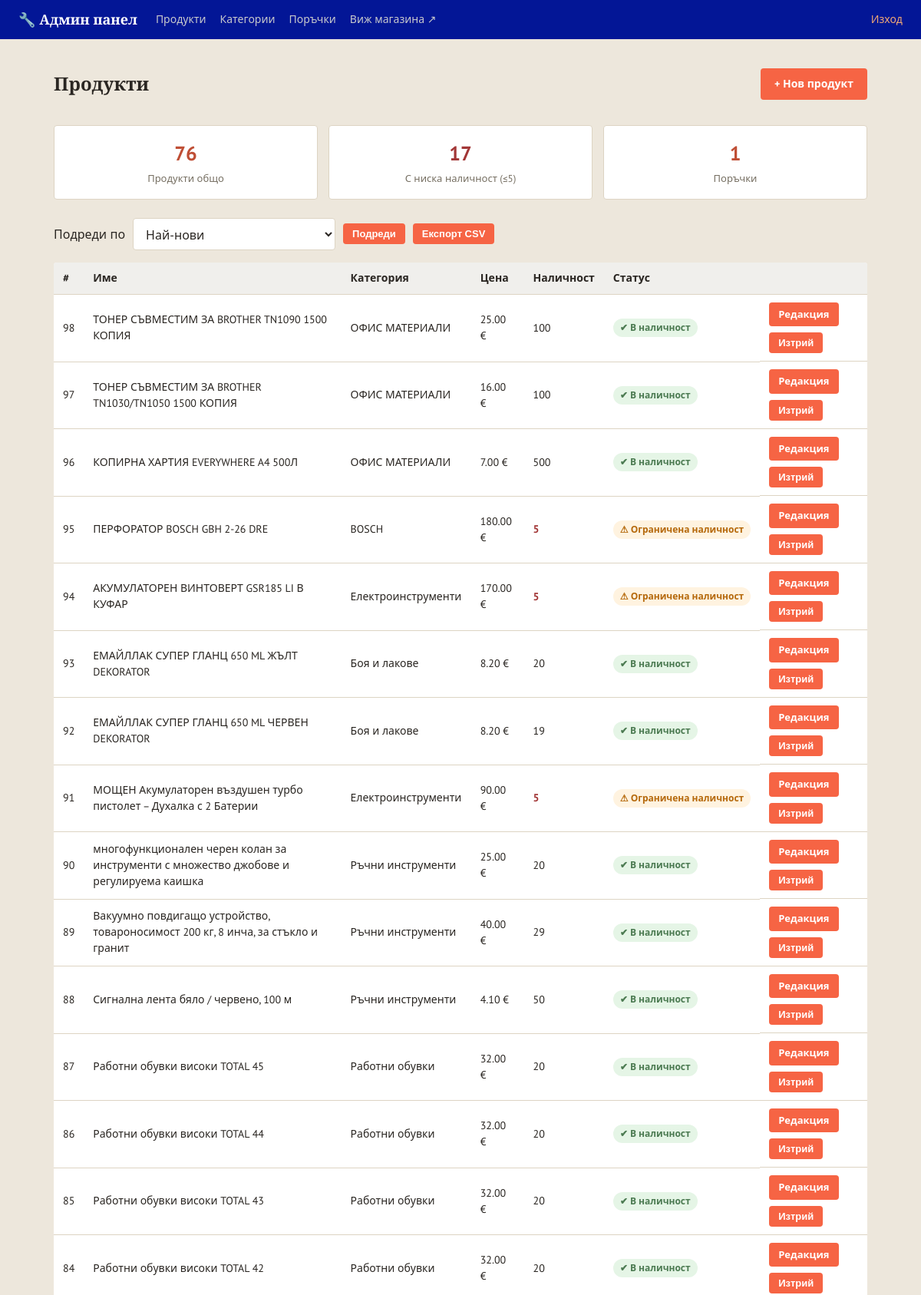
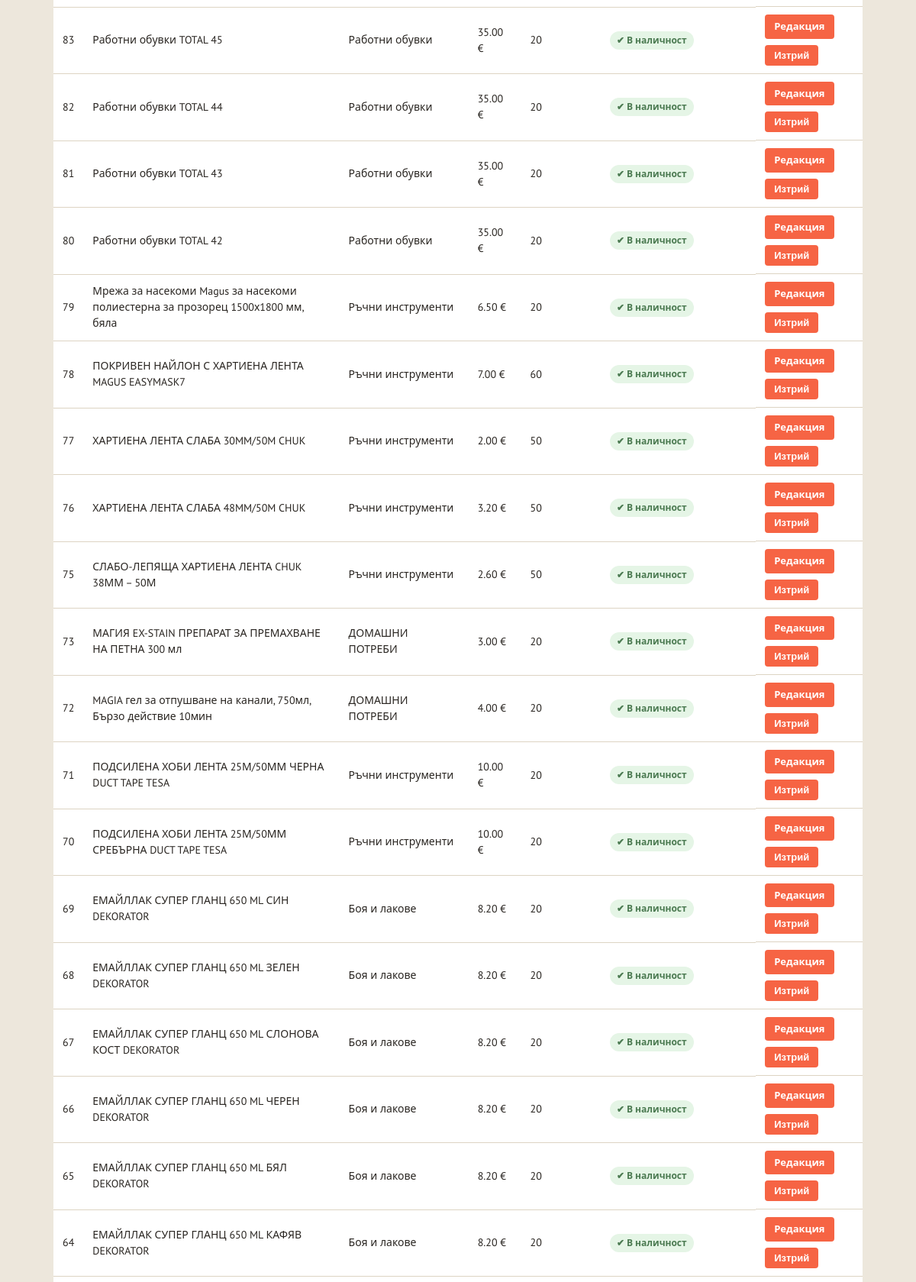
/admin (signed in, upper part), run on the app's committed database (2 pictures, top to bottom).
### models.py (models this page shows, shortened)
class Product(db.Model):
    __tablename__ = 'products'
    id = db.Column(db.Integer, primary_key=True)
    name = db.Column(db.String(200), nullable=False)
    description = db.Column(db.Text, default='')
    price = db.Column(db.Float, nullable=False)
    stock = db.Column(db.Integer, default=0)
    availability = db.Column(db.String(16), nullable=False, default='in_stock')
    image_url = db.Column(db.String(300), default='')
    category_id = db.Column(db.Integer, db.ForeignKey('categories.id'), nullable=False)
    AVAILABILITY_CHOICES = ('in_stock', 'limited', 'on_order')
    AVAILABILITY_LABELS = {'in_stock': 'В наличност', 'limited': 'Ограничена наличност',
                           'on_order': 'По поръчка'}
    AVAILABILITY_BADGE_CLASS = {'in_stock': 'stock-ok', 'limited': 'stock-limited', 'on_order': 'stock-onorder'}
    AVAILABILITY_ICONS = {'in_stock': '✔', 'limited': '⚠', 'on_order': '⏳'}

class Category(db.Model):
    __tablename__ = 'categories'
    id = db.Column(db.Integer, primary_key=True)
    name = db.Column(db.String(100), nullable=False, unique=True)
    image_url = db.Column(db.String(300), default='')
    products = db.relationship('Product', backref='category', lazy=True)

### app.py (the view)
@app.route('/admin')
@admin_required
def admin_dashboard():
    sort = selected_sort(ADMIN_PRODUCT_SORTS)
    products = sorted_products(Product.query, sort)
    low_stock_count = Product.query.filter(Product.stock <= 5).count()
    orders_count = Order.query.count()
    new_orders_count = Order.query.filter_by(status='нова').count()
    return render_template('admin/dashboard.html', products=products,
                           low_stock_count=low_stock_count, orders_count=orders_count,
                           new_orders_count=new_orders_count, sort=sort,
                           sort_options=ADMIN_PRODUCT_SORTS)

### app.py (called while the page is built)
@app.context_processor
def inject_whatsapp_number():
    return {'whatsapp_number': app.config['WHATSAPP_NUMBER'], 'asset_version': app.config['ASSET_VERSION']}

@app.context_processor
def inject_canonical_url():
    public_pages = {'index', 'category_view', 'product_view', 'contacts', 'returns_policy'}
    canonical_url = None
    if request.endpoint in public_pages and request.method in ('GET', 'HEAD'):
        canonical_url = app.config['CANONICAL_SITE_URL'] + url_for(
            request.endpoint, _external=False, **(request.view_args or {})
        )
    return {'canonical_url': canonical_url}

@app.before_request
def redirect_www_domain():
    if request.method in ('GET', 'HEAD') and request.host.partition(':')[0].lower() == 'www.e-jelezaria.bg':
        path = request.full_path.rstrip('?') if not request.query_string else request.full_path
        return redirect(app.config['CANONICAL_SITE_URL'] + path, code=301)

@app.context_processor
def inject_category_icons():
    return {'category_icons': CATEGORY_ICONS}

@app.context_processor
def inject_availability_info():
    return {'availability_labels': Product.AVAILABILITY_LABELS,
            'availability_badge_class': Product.AVAILABILITY_BADGE_CLASS,
            'availability_icons': Product.AVAILABILITY_ICONS}

def admin_required(view_func):
    @wraps(view_func)
    def wrapper(*args, **kwargs):
        if not session.get('is_admin'):
            flash('Моля, влезте в системата.', 'error')
            return redirect(url_for('admin_login', next=request.path))
        return view_func(*args, **kwargs)
    return wrapper

def selected_sort(options):
    value = request.args.get('sort', 'newest')
    return value if value in options else 'newest'

def sorted_products(query, sort):
    if sort in ('name_asc', 'name_desc'):
        return sorted(query.order_by(Product.id.asc()).all(),
                      key=lambda p: p.name.casefold(), reverse=sort == 'name_desc')
    ordering = {
        'newest': Product.id.desc(), 'oldest': Product.id.asc(),
        'price_asc': Product.price.asc(), 'price_desc': Product.price.desc(),
        'stock_asc': Product.stock.asc(), 'stock_desc': Product.stock.desc(),
    }
    return query.order_by(ordering[sort], Product.id.asc()).all()

### templates/admin/dashboard.html (shortened to what this page needs)
{% extends 'admin/base.html' %}
{% block content %}
<div class="admin-header-row">
    <h1 class="page-title">Продукти</h1>
    <a href="{{ url_for('admin_product_new') }}" class="btn">+ Нов продукт</a>
</div>
<div class="admin-stats">
    <div class="stat-card">
        <div class="stat-number">{{ products|length }}</div>
        <div class="stat-label">Продукти общо</div>
    </div>
    <div class="stat-card {% if low_stock_count %}stat-warning{% endif %}">
        <div class="stat-number">{{ low_stock_count }}</div>
        <div class="stat-label">С ниска наличност (≤5)</div>
    </div>
    <a href="{{ url_for('admin_orders') }}" class="stat-card stat-link {% if new_orders_count %}stat-warning{% endif %}">
        <div class="stat-number">{{ orders_count }}</div>
        <div class="stat-label">Поръчки{% if new_orders_count %} · {{ new_orders_count }} нови{% endif %}</div>
    </a>
</div>
<form class="list-toolbar" method="get">
    {% include 'sort_select.html' %}
    <button type="submit" class="btn btn-small">Подреди</button>
    <button type="submit" class="btn btn-small" formaction="{{ url_for('admin_products_export') }}">Експорт CSV</button>
</form>
{% if products %}
<table class="admin-table">
    <thead>
        <tr>
            <th>#</th>
            <th>Име</th>
            <th>Категория</th>
            <th>Цена</th>
            <th>Наличност</th>
            <th>Статус</th>
            <th></th>
        </tr>
    </thead>
    <tbody>
        {% for p in products %}
        <tr>
            <td>{{ p.id }}</td>
            <td>{{ p.name }}</td>
            <td>{{ p.category.name }}</td>
            <td>{{ '%.2f'|format(p.price) }} €</td>
            <td class="{% if p.stock <= 5 %}stock-low{% endif %}">{{ p.stock }}</td>
            <td><span class="availability-chip {{ availability_badge_class[p.availability] }}">{{ availability_icons[p.availability] }} {{ availability_labels[p.availability] }}</span></td>
            <td class="admin-actions">
                <a href="{{ url_for('admin_product_edit', product_id=p.id) }}" class="btn btn-small">Редакция</a>
                <form action="{{ url_for('admin_product_delete', product_id=p.id) }}" method="post"
                      onsubmit="return confirm('Изтриване на \'{{ p.name }}\'?');">
                    <button type="submit" class="btn btn-small btn-danger">Изтрий</button>
                </form>
            </td>
        </tr>
        {% endfor %}
    </tbody>
</table>
{% else %}
<p class="empty-msg">Все още няма продукти. <a href="{{ url_for('admin_product_new') }}">Добавете първия</a>.</p>
{% endif %}
{% endblock %}

### static/css/style.css (style rules this page uses)
:root { --steel: #0623e8; --steel-dark: #031696; --accent: #f66444; --accent-dark: #bf4e35; --highlight: #d9a441; --bg: #ede7dc; --card-bg: #ffffff; --border: #ddd4c3; --text: #2a2622; --text-light: #766f62; --success: #4b7a51; --danger: #a23636; --radius: 4px; }
* { box-sizing: border-box; }
body { margin: 0; font-family: 'PT Sans', 'Segoe UI', Roboto, Arial, sans-serif; background: var(--bg); color: var(--text); line-height: 1.5; }
h1, h2, h3, .brand, .hero h1 { font-family: 'Bitter', Georgia, serif; }
a { color: inherit; text-decoration: none; }
.page-title { font-size: 24px; margin-bottom: 16px; }
.btn { display: inline-block; background: var(--accent); color: #fff; border: none; padding: 10px 18px; border-radius: var(--radius); font-weight: 600; cursor: pointer; font-size: 14px; }
.btn-small { padding: 6px 12px; font-size: 13px; }
.stock-ok { color: var(--success); font-weight: 600; }
.stock-limited { color: #b5680a; font-weight: 600; }
.availability-chip { display: inline-block; padding: 3px 9px; border-radius: 20px; font-size: 12px; font-weight: 700; white-space: nowrap; margin: 4px 0; }
.availability-chip.stock-ok { background: #e5f5e6; }
.availability-chip.stock-limited { background: #fff3e0; }
.list-toolbar { display: flex; flex-wrap: wrap; align-items: center; gap: 10px; margin: 16px 0; }

### static/css/admin.css (style rules this page uses)
.admin-body { background: var(--bg); }
.admin-header-row { display: flex; align-items: center; justify-content: space-between; margin-bottom: 20px; }
.admin-stats { display: grid; grid-template-columns: repeat(auto-fit, minmax(160px, 1fr)); gap: 14px; margin-bottom: 24px; }
.stat-card { background: var(--card-bg); border: 1px solid var(--border); border-radius: var(--radius); padding: 16px; text-align: center; }
.stat-number { font-size: 26px; font-weight: 700; color: var(--accent-dark); }
.stat-label { font-size: 13px; color: var(--text-light); margin-top: 4px; }
.stat-warning .stat-number { color: var(--danger); }
.admin-table { width: 100%; border-collapse: collapse; background: var(--card-bg); border-radius: var(--radius); overflow: hidden; }
.admin-table th, .admin-table td { padding: 10px 12px; border-bottom: 1px solid var(--border); text-align: left; font-size: 14px; }
.admin-table th { background: #f0efec; }
.admin-actions { display: flex; gap: 8px; flex-wrap: wrap; align-items: center; }
.stock-low { color: var(--danger); font-weight: 700; }
.btn-danger { background: var(--danger); }
.stat-link { text-decoration: none; display: block; }

### data on the page
Product: id "98", name "ТОНЕР СЪВМЕСТИМ ЗА BROTHER TN1090 1500 КОПИЯ", category.name "ОФИС МАТЕРИАЛИ", price "25.00", stock "100", availability "✔", availability "В наличност"
Product: id "97", name "ТОНЕР СЪВМЕСТИМ ЗА BROTHER TN1030/TN1050 1500 КОПИЯ", category.name "ОФИС МАТЕРИАЛИ", price "16.00", stock "100", availability "✔", availability "В наличност"
Product: id "96", name "КОПИРНА ХАРТИЯ EVERYWHERE A4 500Л", category.name "ОФИС МАТЕРИАЛИ", price "7.00", stock "500", availability "✔", availability "В наличност"
Product: id "95", name "ПЕРФОРАТОР BOSCH GBH 2-26 DRE", category.name "BOSCH", price "180.00", stock "5", availability "⚠", availability "Ограничена наличност"
Product: id "94", name "АКУМУЛАТОРЕН ВИНТОВЕРТ GSR185 LI В КУФАР", category.name "Електроинструменти", price "170.00", stock "5", availability "⚠", availability "Ограничена наличност"
Product: id "93", name "ЕМАЙЛЛАК СУПЕР ГЛАНЦ 650 ML ЖЪЛТ DEKORATOR", category.name "Боя и лакове", price "8.20", stock "20", availability "✔", availability "В наличност"
Product: id "92", name "ЕМАЙЛЛАК СУПЕР ГЛАНЦ 650 ML ЧЕРВЕН DEKORATOR", category.name "Боя и лакове", price "8.20", stock "19", availability "✔", availability "В наличност"
Product: id "91", name "МОЩЕН Акумулаторен въздушен турбо пистолет – Духалка с 2 Батерии", category.name "Електроинструменти", price "90.00", stock "5", availability "⚠", availability "Ограничена наличност"
Product: id "90", name "многофункционален черен колан за инструменти с множество джобове и регулируема каишка", category.name "Ръчни инструменти", price "25.00", stock "20", availability "✔", availability "В наличност"
Product: id "89", name "Вакуумно повдигащо устройство, товароносимост 200 кг, 8 инча, за стъкло и гранит", category.name "Ръчни инструменти", price "40.00", stock "29", availability "✔", availability "В наличност"
Product: id "88", name "Сигнална лента бяло / червено, 100 м", category.name "Ръчни инструменти", price "4.10", stock "50", availability "✔", availability "В наличност"
Product: id "87", name "Работни обувки високи TOTAL 45", category.name "Работни обувки", price "32.00", stock "20", availability "✔", availability "В наличност"
Product: id "86", name "Работни обувки високи TOTAL 44", category.name "Работни обувки", price "32.00", stock "20", availability "✔", availability "В наличност"
Product: id "85", name "Работни обувки високи TOTAL 43", category.name "Работни обувки", price "32.00", stock "20", availability "✔", availability "В наличност"
Product: id "84", name "Работни обувки високи TOTAL 42", category.name "Работни обувки", price "32.00", stock "20", availability "✔", availability "В наличност"
Product: id "83", name "Работни обувки TOTAL 45", category.name "Работни обувки", price "35.00", stock "20", availability "✔", availability "В наличност"
Product: id "82", name "Работни обувки TOTAL 44", category.name "Работни обувки", price "35.00", stock "20", availability "✔", availability "В наличност"
Product: id "81", name "Работни обувки TOTAL 43", category.name "Работни обувки", price "35.00", stock "20", availability "✔", availability "В наличност"
Product: id "80", name "Работни обувки TOTAL 42", category.name "Работни обувки", price "35.00", stock "20", availability "✔", availability "В наличност"
Product: id "79", name "Мрежа за насекоми Magus за насекоми полиестерна за прозорец 1500х1800 мм, бяла", category.name "Ръчни инструменти", price "6.50", stock "20", availability "✔", availability "В наличност"
Product: id "78", name "ПОКРИВЕН НАЙЛОН С ХАРТИЕНА ЛЕНТА MAGUS EASYMASK7", category.name "Ръчни инструменти", price "7.00", stock "60", availability "✔", availability "В наличност"
Product: id "77", name "ХАРТИЕНА ЛЕНТА СЛАБА 30MM/50M CHUK", category.name "Ръчни инструменти", price "2.00", stock "50", availability "✔", availability "В наличност"
Product: id "76", name "ХАРТИЕНА ЛЕНТА СЛАБА 48MM/50M CHUK", category.name "Ръчни инструменти", price "3.20", stock "50", availability "✔", availability "В наличност"
Product: id "75", name "СЛАБО-ЛЕПЯЩА ХАРТИЕНА ЛЕНТА CHUK 38ММ – 50М", category.name "Ръчни инструменти", price "2.60", stock "50", availability "✔", availability "В наличност"
Product: id "73", name "МАГИЯ EX-STAIN ПРЕПАРАТ ЗА ПРЕМАХВАНЕ НА ПЕТНА 300 мл", category.name "ДОМАШНИ ПОТРЕБИ", price "3.00", stock "20", availability "✔", availability "В наличност"
Product: id "72", name "MAGIA гел за отпушване на канали, 750мл, Бързо действие 10мин", category.name "ДОМАШНИ ПОТРЕБИ", price "4.00", stock "20", availability "✔", availability "В наличност"
Product: id "71", name "ПОДСИЛЕНА ХОБИ ЛЕНТА 25М/50ММ ЧЕРНА DUCT TAPE TESA", category.name "Ръчни инструменти", price "10.00", stock "20", availability "✔", availability "В наличност"
Product: id "70", name "ПОДСИЛЕНА ХОБИ ЛЕНТА 25М/50ММ СРЕБЪРНА DUCT TAPE TESA", category.name "Ръчни инструменти", price "10.00", stock "20", availability "✔", availability "В наличност"
Product: id "69", name "ЕМАЙЛЛАК СУПЕР ГЛАНЦ 650 ML СИН DEKORATOR", category.name "Боя и лакове", price "8.20", stock "20", availability "✔", availability "В наличност"
Product: id "68", name "ЕМАЙЛЛАК СУПЕР ГЛАНЦ 650 ML ЗЕЛЕН DEKORATOR", category.name "Боя и лакове", price "8.20", stock "20", availability "✔", availability "В наличност"
Product: id "67", name "ЕМАЙЛЛАК СУПЕР ГЛАНЦ 650 ML СЛОНОВА КОСТ DEKORATOR", category.name "Боя и лакове", price "8.20", stock "20", availability "✔", availability "В наличност"
Product: id "66", name "ЕМАЙЛЛАК СУПЕР ГЛАНЦ 650 ML ЧЕРЕН DEKORATOR", category.name "Боя и лакове", price "8.20", stock "20", availability "✔", availability "В наличност"
Product: id "65", name "ЕМАЙЛЛАК СУПЕР ГЛАНЦ 650 ML БЯЛ DEKORATOR", category.name "Боя и лакове", price "8.20", stock "20", availability "✔", availability "В наличност"
Product: id "64", name "ЕМАЙЛЛАК СУПЕР ГЛАНЦ 650 ML КАФЯВ DEKORATOR", category.name "Боя и лакове", price "8.20", stock "20", availability "✔", availability "В наличност"

### other printed values
{{ products|length }} "76"
{{ low_stock_count }} "17"
{{ orders_count }} "1"
form field sort "Най-нови"
